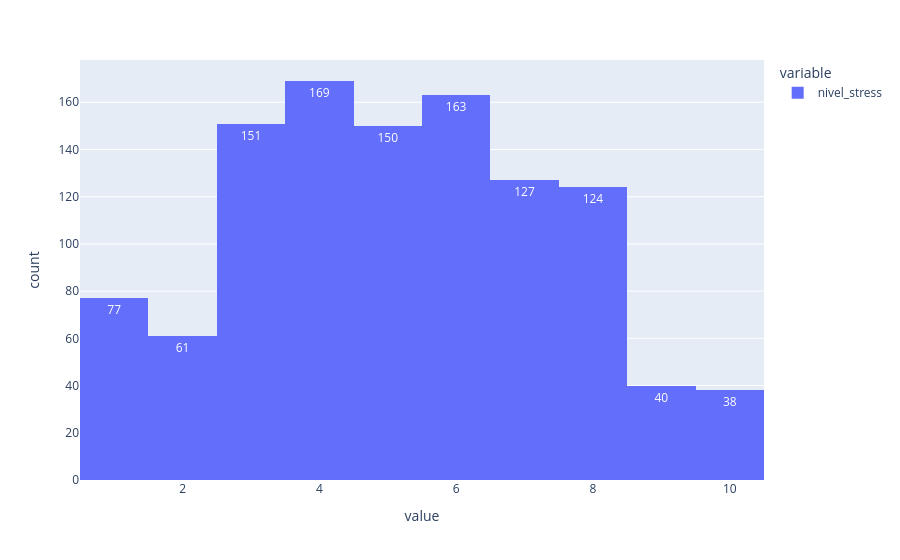

The code cell stored with this chart in its notebook:
### Markdown cell above
53,1% do nosso publico tem o habito de usar o celular antes de dormir

### Code cell
xp.histogram(df_tratado['nivel_stress'], text_auto=True)

### Figure 1 — Plotly figure (JSON) as saved in the notebook; plotly's stock layout.template omitted (floating-point values rounded to 4 significant figures; data arrays with more than 128 entries replaced by an {"elided": "..."} marker saying what was removed)
{"data": [{"bingroup": "x", "hovertemplate": "variable=nivel_stress<br>value=%{x}<br>count=%{y}<extra></extra>", "legendgroup": "nivel_stress", "marker": {"color": "#636efa", "pattern": {"shape": ""}}, "name": "nivel_stress", "orientation": "v", "showlegend": true, "texttemplate": "%{value}", "type": "histogram", "x": {"elided": "1100 int values"}, "xaxis": "x", "yaxis": "y"}], "layout": {"barmode": "relative", "legend": {"title": {"text": "variable"}, "tracegroupgap": 0}, "margin": {"t": 60}, "xaxis": {"anchor": "y", "domain": [0, 1], "title": {"text": "value"}}, "yaxis": {"anchor": "x", "domain": [0, 1], "title": {"text": "count"}}}}
